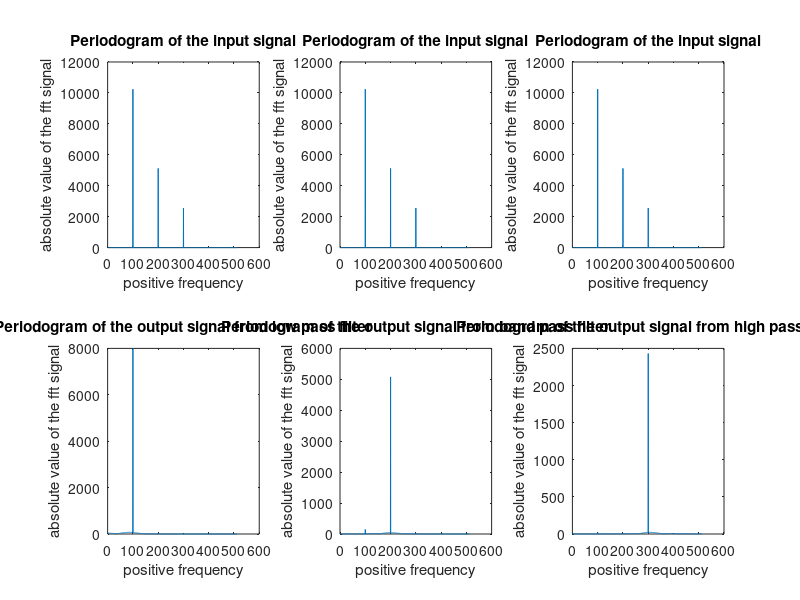

Here is the MATLAB script that generated this plot:
% Define signal parameters

A1= 10; %SNR
f1 = 100; % Sine frequency
phi1 = 0; % Initial phase

A2= 5;
f2= 200;
phi2= pi/6;

A3= 2.5;
f3=300;
phi3= pi/4;

%Generate the time vector
samplFreq = 1024; %in HZ
maxFreq = 0.5*samplFreq;
nSamples = 2*samplFreq;
timeVec = (0:(nSamples-1))/samplFreq;

%Declare the 3 sinusoids
s1 = A1*sin(2*pi*f1*timeVec+phi1);
s2 = A2*sin(2*pi*f2*timeVec+phi2);
s3 = A3*sin(2*pi*f3*timeVec+phi3);

%Add the 3 sinusoids
sigVec = s1+s2+s3;

disp(['maximum frequecy of the sum of sinusoids', num2str(maxFreq)]);

%design filter to allow s1 to pass through filter(lowpass)
filtOrder = 30; %use same order for all
%pass frequencies below 120
b1= fir1(filtOrder, 120/(samplFreq/2), 'low');
%apply the low pass filter
filtS1 = fftfilt(b1, sigVec);

%design filter2  to allow s2 to pass band pass filter
%pass frequencies above 100
b2= fir1(filtOrder, [150/(samplFreq/2) 250/(samplFreq/2)], 'bandpass');
filtS2 = fftfilt(b2, sigVec);

%Design filter 3 to allow s3 to pass through filter(high pass)
%pass frequencies above 230
b4= fir1(filtOrder, 260/(samplFreq/2), 'high');
%apply the high pass
filtS3 = fftfilt(b4, sigVec);

%the periodogram
%Length of data 
dataLen = timeVec(end)-timeVec(1);
%DFT sample corresponding to Nyquist frequency
kNyq = floor(nSamples/2)+1;
% Positive Fourier frequencies
posFreq = (0:(kNyq-1))*(1/dataLen);

% FFT of unfiltered signal s
fftSig = fft(sigVec);
% Discard negative frequencies
fftSig = fftSig(1:kNyq);

% FFT of filtered signal 1
fftSig1 = fft(filtS1);
% Discard negative frequencies
fftSig1 = fftSig1(1:kNyq);

% FFT of filtered signal 2
fftSig2 = fft(filtS2);
% Discard negative frequencies
fftSig2 = fftSig2(1:kNyq);

% FFT of filtered signal 3
fftSig3 = fft(filtS3);
% Discard negative frequencies
fftSig3 = fftSig3(1:kNyq);

%plot the peroodogram

subplot(2,3,1);
plot(posFreq,abs(fftSig));
title('Periodogram of the input signal'); 
xlabel('positive frequency');
ylabel('absolute value of the fft signal');
subplot(2,3,4);
plot(posFreq,abs(fftSig1));
title('Periodogram of the output signal from low pass filter'); 
xlabel('positive frequency');
ylabel('absolute value of the fft signal');

subplot(2,3,2);
plot(posFreq,abs(fftSig));
title('Periodogram of the input signal'); 
xlabel('positive frequency');
ylabel('absolute value of the fft signal');
subplot(2,3,5);
plot(posFreq,abs(fftSig2));
title('Periodogram of the output signal from band pass filter'); 
xlabel('positive frequency');
ylabel('absolute value of the fft signal');

subplot(2,3,3);
plot(posFreq,abs(fftSig));
title('Periodogram of the input signal'); 
xlabel('positive frequency');
ylabel('absolute value of the fft signal');
subplot(2,3,6);
plot(posFreq,abs(fftSig3));
title('Periodogram of the output signal from high pass filter'); 
xlabel('positive frequency');
ylabel('absolute value of the fft signal');